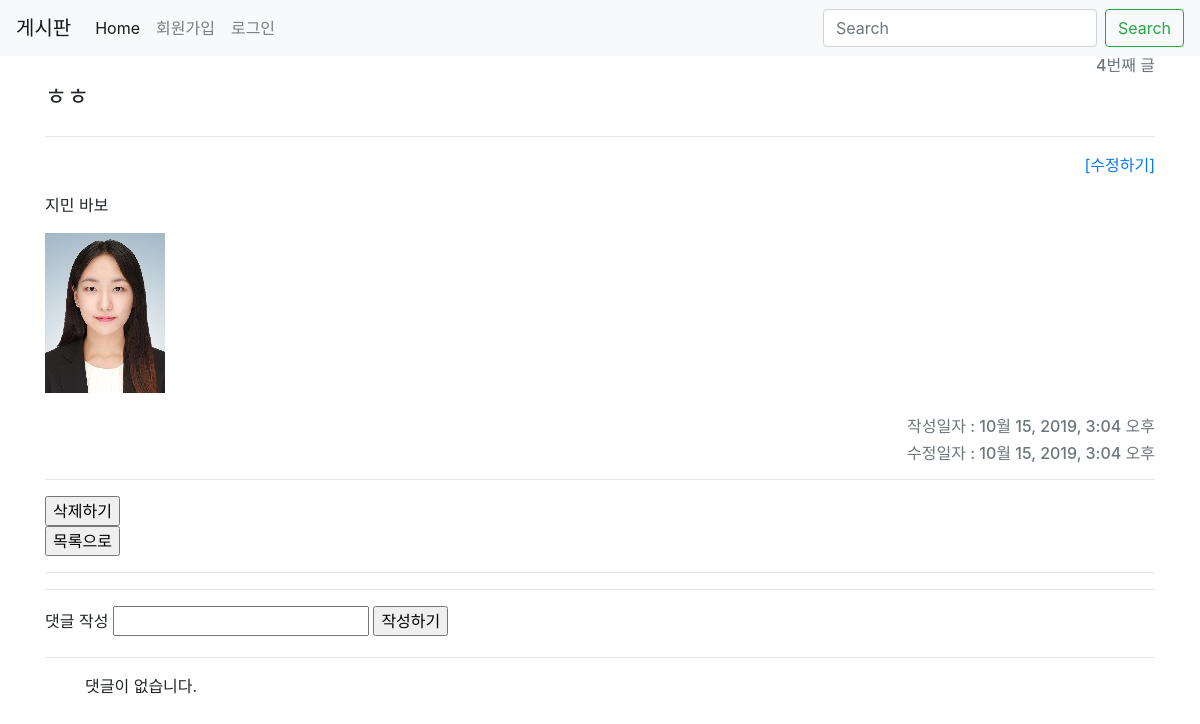
The page /articles/4/ on the database its author committed.
### articles/models.py (models this page shows, shortened)
class Article(models.Model):
    title = models.CharField(max_length=10)
    content = models.TextField()
    image = models.ImageField(blank=True)
    image_thumbnail = ImageSpecField(
        processors=[ResizeToFit(300, 300)],
        format='JPEG',
        options={'quality': 80}
    )
    created_at = models.DateTimeField(auto_now_add=True)
    updated_at = models.DateTimeField(auto_now=True)

### articles/views.py (the view)
# urls.py: path('<int:article_pk>/', views.detail, name='detail'),
def detail(request, article_pk):
    article = Article.objects.get(pk=article_pk)
    comments = article.comment_set.all()
    context = {
        'article': article,
        'comments': comments,
    }
    return render(request, 'articles/detail.html', context)

### articles/templates/articles/detail.html (shortened to what this page needs)
{% extends 'articles/base.html' %}
{% block body %}
  <div><h6 class="text-right text-secondary">{{ article.id }}번째 글 </h6></div>
  <h4 style="display:inline-block;"> {{ article.title }}</h4>
  <hr>
  <p  class="text-right">
    <a href="{% url 'articles:update' article.pk %}" class="text-right ml-auto">[수정하기]</a>
  </p>
  <div><p>{{ article.content }}</p></div>
  {% if article.image %}
    <div><img src="{{ article.image.url }}" alt=""></div>
  {% endif %}
  <br>
  <h6 class="text-right text-secondary ml-auto inline">작성일자 : {{ article.created_at }}</h6>
  <h6 class="text-right text-secondary">수정일자 : {{ article.updated_at }}</h6>
  <hr>
  <form action="{% url 'articles:delete' article.pk %}" method="POST" onclick="return confirm('REALLY DELETE?')">
    <input type="submit" value="삭제하기">
  </form>
  <form action="{% url 'articles:index' %}">
    <input type="submit" value="목록으로">
  </form>
  <hr>
  <hr>
  <form action="{% url 'articles:comment_create' article.pk %}" method="POST">
    <label for="content">댓글 작성</label>
    <input type="text" id="content" name="content">
    <input type="submit" value="작성하기">
  </form>
  <hr>
  <ol>
    {% for comment in comments %}
      <li>{{comment.content}}</li>
      <p> : {{comment.created_at}}</p>
      <form action="{% url 'articles:comment_delete' article.pk comment.pk %}" method="POST" onclick="return confirm('REALLY DELETE?')">
    {% csrf_token %}
    <input type="submit" value="삭제하기">
  </form>
      <hr>
    {% empty %}
      <p>댓글이 없습니다.</p>
    {% endfor %}
  </ol>
{% endblock %}

### rows shown on the page
Article: id "4", title "ㅎㅎ", content "지민 바보", image (picture), created_at "10월 15, 2019, 3:04 오후", updated_at "10월 15, 2019, 3:04 오후"
